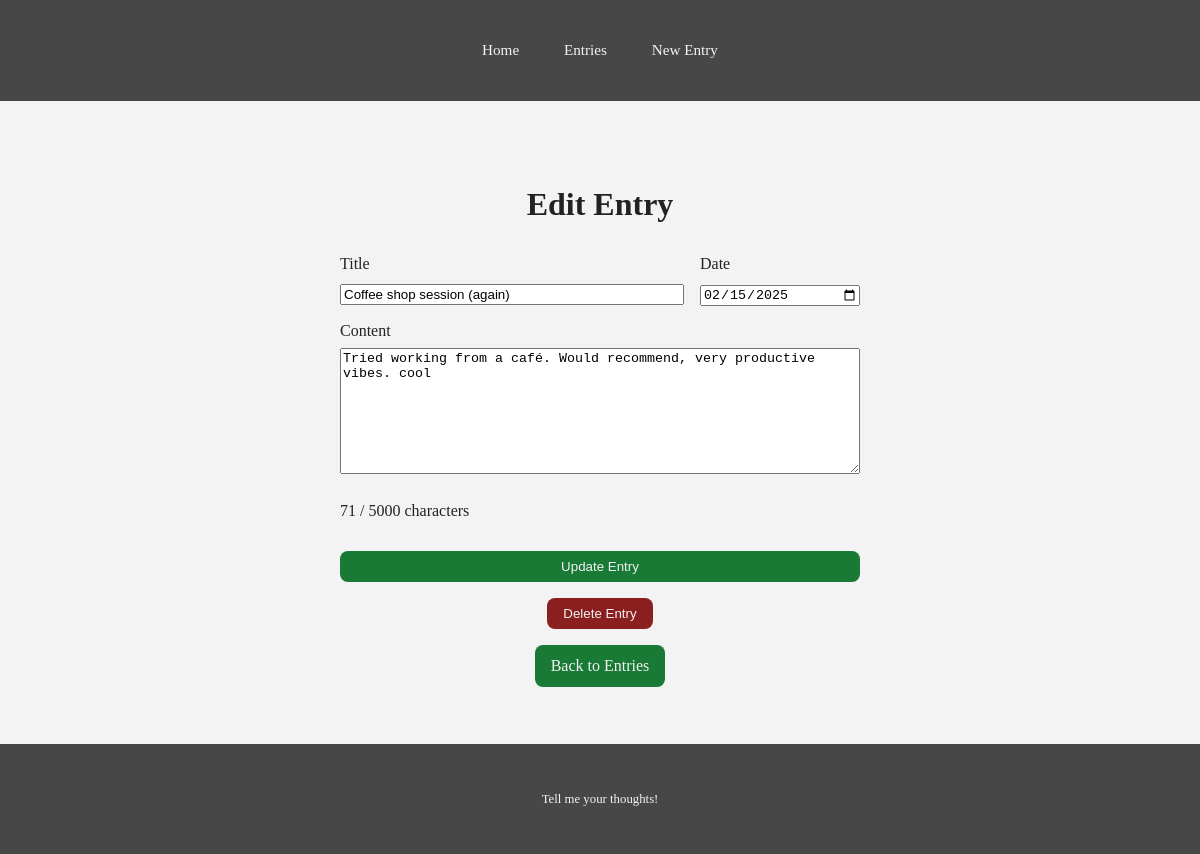
Page /entries/4 (signed in) on the committed database.
### app/journal/models.py (models this page shows)
class Entry(db.Model, CRUDMixin):
    id = db.Column(db.Integer, primary_key=True)
    date = db.Column(db.Date)
    title = db.Column(db.String(80))
    content = db.Column(db.Text(5000))

### app/journal/routes.py (the view)
@blueprint.get("/entries/<int:entry_id>")
@login_required
def entry(entry_id):
    found = get_entry_or_404(entry_id)
    return render_template("entry.html", entry=found)

### app/extensions/authentication.py (called while the page is built)
@login_manager.user_loader
def load_user(user_id):
  return User.query.get(user_id)

### app/journal/routes.py (called while the page is built)
def get_entry_or_404(entry_id):
    found = db.session.get(Entry, entry_id)
    if found is None:
        abort(404)
    return found

### app/templates/entry.html (shortened to what this page needs)
<!DOCTYPE html>
<html lang="en">
<head>
  <link rel="stylesheet" href="/assets/style.css">
</head>
<body>
  <header>
    <div class="container">
      <nav>
        <a href="/">Home</a>
        <a href="/entries">Entries</a>
        <a href="/new">New Entry</a>
      </nav>
    </div>
  </header>
  <main>
    <div class="container">
      <h1>Edit Entry</h1>
      <form class="entry-form" action="{{ url_for('journal.update_entry', entry_id=entry.id) }}" method="post">
        <div class="form-group">
          <label for="title">Title</label>
          <input type="text" id="title" name="title" value="{{ request.form.get('title') or entry.title }}" required>
        </div>
        <div class="form-group">
          <label for="date">Date</label>
          <input type="date" id="date" name="date" value="{{ request.form.get('date') or (entry.date.isoformat() if entry.date else '') }}" required>
        </div>
        <div class="form-group">
          <label for="content">Content</label>
          <textarea id="content" name="content" rows="8" maxlength="5000" required>{{ request.form.get('content') or entry.content }}</textarea>
          <p id="content-counter" class="form-note">0 / 5000 characters</p>
        </div>
        <button type="submit" class="btn">Update Entry</button>
      </form>
      <form action="{{ url_for('journal.delete_entry', entry_id=entry.id) }}" method="post" style="margin-top: 1rem;">
        <button type="submit" class="btn" style="background-color: #8b1e1e;">Delete Entry</button>
      </form>
      <a href="/entries" class="btn" style="margin-top: 1rem; display: inline-block;">Back to Entries</a>
    </div>
  </main>
  <footer>
    <div class="container">
      <p>Tell me your thoughts!</p>
    </div>
  </footer>
</body>
</html>

### app/assets/style.css (style rules this page uses)
* { box-sizing: border-box; }
body { font-family: Georgia, serif; margin: 0; padding: 0; font-size: 16px; line-height: 1.6; color: #222; background-color: #f3f3f3; display: flex; flex-direction: column; min-height: 100vh; }
.container { max-width: 900px; margin: 0 auto; padding: 1rem; }
header { background-color: #474748; color: #fff; padding: 1rem; }
nav { display: flex; flex-direction: row; gap: 0.4rem; justify-content: center; align-items: center; }
nav a { text-decoration: none; color: #f3f3f3; font-size: 0.95rem; padding: 0.2rem 0.4rem; }
main { flex-grow: 1; padding: 1rem; text-align: center; }
.btn { background-color: #067024eb; color: #f3f3f3; padding: 0.5rem 1rem; border-radius: 0.5rem; text-decoration: none; border: none; cursor: pointer; transition: background-color 0.3s ease; }
.entry-form { display: grid; grid-template-columns: 1fr 160px; gap: 0.75rem 1rem; max-width: 520px; margin: 0 auto; text-align: left; }
.entry-form .form-group:nth-child(3), .entry-form button { grid-column: 1 / -1; }
.entry-form label { display: block; margin-bottom: 0.25rem; }
.entry-form input, .entry-form textarea { width: 100%; }
footer { background-color: #474748; color: #f3f3f3; border-top: 1px solid #f3f3f3; padding: 1rem; text-align: center; font-size: 0.8rem; }
@media (min-width: 600px) { nav { gap: 1.2rem; } }
@media (min-width: 600px) { nav a { padding: 0.4rem 0.8rem; } }
@media (min-width: 900px) { main { padding: 2.5rem 0; } }

### rows in the picture
Entry: title "Coffee shop session (again)", date "02/15/2025", content "Tried working from a café. Would recommend, very productive vibes. cool"
